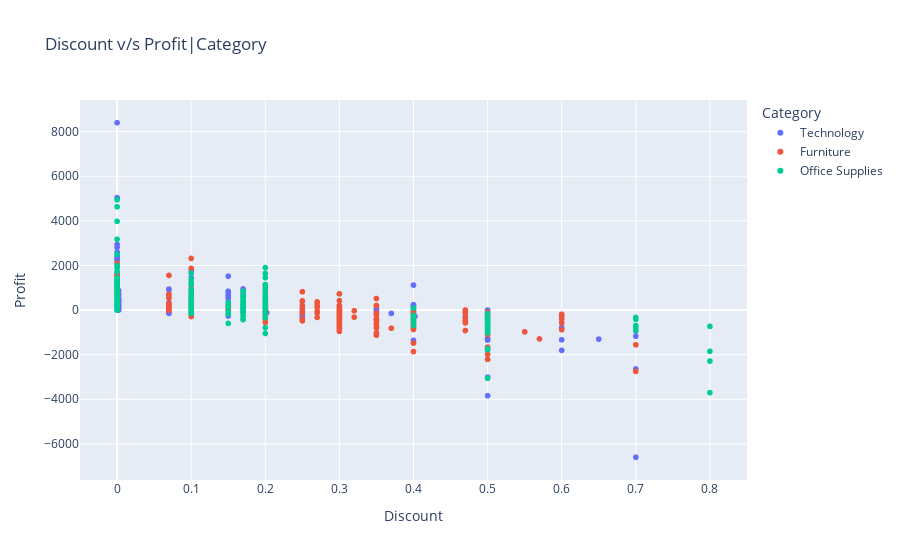

The cell this chart's notebook holds for it:
### Code cell
# adding a third category
fig = px.scatter(data,x='Discount',y='Profit',color='Category',
                title='Discount v/s Profit|Category')
fig.show()

### Figure 1 — Plotly figure (JSON) as saved in the notebook; plotly's stock layout.template omitted (floating-point values rounded to 4 significant figures; data arrays with more than 128 entries replaced by an {"elided": "..."} marker saying what was removed)
{"data": [{"hovertemplate": "Category=Technology<br>Discount=%{x}<br>Profit=%{y}<extra></extra>", "legendgroup": "Technology", "marker": {"color": "#636efa", "symbol": "circle"}, "mode": "markers", "name": "Technology", "showlegend": true, "type": "scattergl", "x": {"elided": "883 float values"}, "xaxis": "x", "y": {"elided": "883 float values"}, "yaxis": "y"}, {"hovertemplate": "Category=Furniture<br>Discount=%{x}<br>Profit=%{y}<extra></extra>", "legendgroup": "Furniture", "marker": {"color": "#EF553B", "symbol": "circle"}, "mode": "markers", "name": "Furniture", "showlegend": true, "type": "scattergl", "x": {"elided": "728 float values"}, "xaxis": "x", "y": {"elided": "728 float values"}, "yaxis": "y"}, {"hovertemplate": "Category=Office Supplies<br>Discount=%{x}<br>Profit=%{y}<extra></extra>", "legendgroup": "Office Supplies", "marker": {"color": "#00cc96", "symbol": "circle"}, "mode": "markers", "name": "Office Supplies", "showlegend": true, "type": "scattergl", "x": {"elided": "389 float values"}, "xaxis": "x", "y": {"elided": "389 float values"}, "yaxis": "y"}], "layout": {"legend": {"title": {"text": "Category"}, "tracegroupgap": 0}, "title": {"text": "Discount v/s Profit|Category"}, "xaxis": {"anchor": "y", "domain": [0, 1], "title": {"text": "Discount"}}, "yaxis": {"anchor": "x", "domain": [0, 1], "title": {"text": "Profit"}}}}
